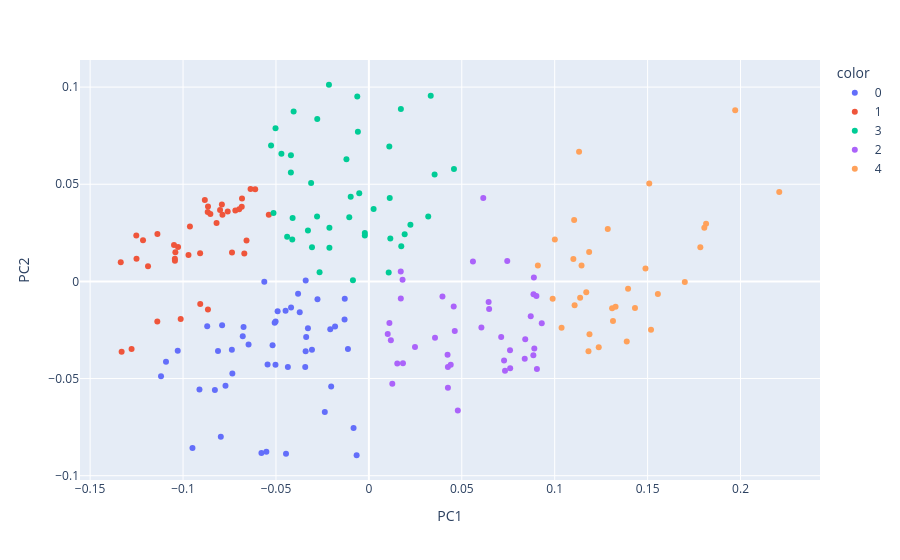

Notebook cell for this chart:
### Markdown cell above
## Visualiser les classes prédictes par Kmeans

### Code cell
# Visualiser les classes suivant les deux composantes en utilisant plotly.express
fig = px.scatter(df_pca, x = 'PC1', y = 'PC2', color = kmeans_partition.astype(str))
fig.show()
